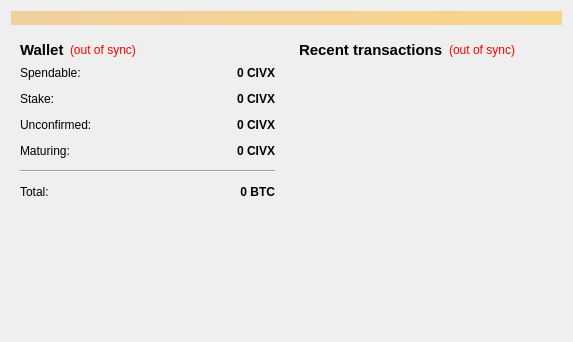
<?xml version="1.0" encoding="UTF-8"?>
<ui version="4.0">
 <class>OverviewPage</class>
 <widget class="QWidget" name="OverviewPage">
  <property name="geometry">
   <rect>
    <x>0</x>
    <y>0</y>
    <width>573</width>
    <height>342</height>
   </rect>
  </property>
  <property name="windowTitle">
   <string>Form</string>
  </property>
  <layout class="QVBoxLayout" name="topLayout">
   <item>
    <widget class="QLabel" name="labelAlerts">
     <property name="visible">
      <bool>false</bool>
     </property>
     <property name="styleSheet">
      <string notr="true">background-color: qlineargradient(x1: 0, y1: 0, x2: 1, y2: 0, stop:0 #F0D0A0, stop:1 #F8D488);  color:#000000
</string>
     </property>
     <property name="wordWrap">
      <bool>true</bool>
     </property>
     <property name="margin">
      <number>3</number>
     </property>
    </widget>
   </item>
   <item>
    <layout class="QHBoxLayout" name="horizontalLayout" stretch="1,1">
     <item>
      <layout class="QVBoxLayout" name="verticalLayout_2">
       <item>
        <widget class="QWidget" name="widget" native="true">
         <layout class="QVBoxLayout" name="verticalLayout_4">
          <item>
           <layout class="QHBoxLayout" name="horizontalLayout_4">
            <item>
             <widget class="QLabel" name="label_5">
              <property name="font">
               <font>
                <pointsize>11</pointsize>
                <weight>75</weight>
                <bold>true</bold>
               </font>
              </property>
              <property name="text">
               <string>Wallet</string>
              </property>
             </widget>
            </item>
            <item>
             <widget class="QLabel" name="labelWalletStatus">
              <property name="toolTip">
               <string>The displayed information may be out of date. Your wallet automatically synchronizes with the CivX network after a connection is established, but this process has not completed yet.</string>
              </property>
              <property name="styleSheet">
               <string notr="true">QLabel { color: red; }</string>
              </property>
              <property name="text">
               <string notr="true">(out of sync)</string>
              </property>
              <property name="alignment">
               <set>Qt::AlignLeading|Qt::AlignLeft|Qt::AlignVCenter</set>
              </property>
             </widget>
            </item>
            <item>
             <spacer name="horizontalSpacer_2">
              <property name="orientation">
               <enum>Qt::Horizontal</enum>
              </property>
              <property name="sizeHint" stdset="0">
               <size>
                <width>40</width>
                <height>20</height>
               </size>
              </property>
             </spacer>
            </item>
           </layout>
          </item>
          <item>
           <layout class="QFormLayout" name="formLayout_2">
            <property name="fieldGrowthPolicy">
             <enum>QFormLayout::AllNonFixedFieldsGrow</enum>
            </property>
            <property name="horizontalSpacing">
             <number>12</number>
            </property>
            <property name="verticalSpacing">
             <number>12</number>
            </property>
            <item row="0" column="0">
             <widget class="QLabel" name="label">
              <property name="text">
               <string>Spendable:</string>
              </property>
             </widget>
            </item>
            <item row="0" column="1">
             <widget class="QLabel" name="labelBalance">
              <property name="font">
               <font>
                <weight>75</weight>
                <bold>true</bold>
               </font>
              </property>
              <property name="cursor">
               <cursorShape>IBeamCursor</cursorShape>
              </property>
              <property name="toolTip">
               <string>Your current spendable balance</string>
              </property>
              <property name="text">
               <string notr="true">0 CIVX</string>
              </property>
              <property name="alignment">
               <set>Qt::AlignRight|Qt::AlignTrailing|Qt::AlignVCenter</set>
              </property>
              <property name="textInteractionFlags">
               <set>Qt::LinksAccessibleByMouse|Qt::TextSelectableByKeyboard|Qt::TextSelectableByMouse</set>
              </property>
             </widget>
            </item>
            <item row="1" column="0">
             <widget class="QLabel" name="label_6">
              <property name="text">
               <string>Stake:</string>
              </property>
             </widget>
            </item>
            <item row="1" column="1">
             <widget class="QLabel" name="labelStake">
              <property name="font">
               <font>
                <weight>75</weight>
                <bold>true</bold>
               </font>
              </property>
              <property name="cursor">
               <cursorShape>IBeamCursor</cursorShape>
              </property>
              <property name="toolTip">
               <string>Total of tokens that was staked, and do not yet count toward the current balance</string>
              </property>
              <property name="text">
               <string notr="true">0 CIVX</string>
              </property>
              <property name="alignment">
               <set>Qt::AlignRight|Qt::AlignTrailing|Qt::AlignVCenter</set>
              </property>
              <property name="textInteractionFlags">
               <set>Qt::LinksAccessibleByMouse|Qt::TextSelectableByKeyboard|Qt::TextSelectableByMouse</set>
              </property>
             </widget>
            </item>
            <item row="2" column="0">
             <widget class="QLabel" name="label_3">
              <property name="text">
               <string>Unconfirmed:</string>
              </property>
             </widget>
            </item>
            <item row="2" column="1">
             <widget class="QLabel" name="labelUnconfirmed">
              <property name="font">
               <font>
                <weight>75</weight>
                <bold>true</bold>
               </font>
              </property>
              <property name="cursor">
               <cursorShape>IBeamCursor</cursorShape>
              </property>
              <property name="toolTip">
               <string>Total of transactions that have yet to be confirmed, and do not yet count toward the current balance</string>
              </property>
              <property name="text">
               <string notr="true">0 CIVX</string>
              </property>
              <property name="alignment">
               <set>Qt::AlignRight|Qt::AlignTrailing|Qt::AlignVCenter</set>
              </property>
              <property name="textInteractionFlags">
               <set>Qt::LinksAccessibleByMouse|Qt::TextSelectableByKeyboard|Qt::TextSelectableByMouse</set>
              </property>
             </widget>
            </item>
            <item row="3" column="0">
             <widget class="QLabel" name="labelImmatureText">
              <property name="text">
               <string>Maturing:</string>
              </property>
             </widget>
            </item>
            <item row="3" column="1">
             <widget class="QLabel" name="labelImmature">
              <property name="font">
               <font>
                <weight>75</weight>
                <bold>true</bold>
               </font>
              </property>
              <property name="toolTip">
               <string>Mined balance that has not yet matured</string>
              </property>
              <property name="text">
               <string notr="true">0 CIVX</string>
              </property>
              <property name="alignment">
               <set>Qt::AlignRight|Qt::AlignTrailing|Qt::AlignVCenter</set>
              </property>
              <property name="textInteractionFlags">
               <set>Qt::LinksAccessibleByMouse|Qt::TextSelectableByKeyboard|Qt::TextSelectableByMouse</set>
              </property>
             </widget>
            </item>
            <item row="4" column="0" colspan="2">
             <widget class="Line" name="line">
              <property name="orientation">
               <enum>Qt::Horizontal</enum>
              </property>
             </widget>
            </item>
            <item row="5" column="0">
             <widget class="QLabel" name="labelTotalText">
              <property name="text">
               <string>Total:</string>
              </property>
             </widget>
            </item>
            <item row="5" column="1">
             <widget class="QLabel" name="labelTotal">
              <property name="font">
               <font>
                <weight>75</weight>
                <bold>true</bold>
               </font>
              </property>
              <property name="cursor">
               <cursorShape>IBeamCursor</cursorShape>
              </property>
              <property name="toolTip">
               <string>Your current total balance</string>
              </property>
              <property name="text">
               <string notr="true">0 BTC</string>
              </property>
              <property name="alignment">
               <set>Qt::AlignRight|Qt::AlignTrailing|Qt::AlignVCenter</set>
              </property>
              <property name="textInteractionFlags">
               <set>Qt::LinksAccessibleByMouse|Qt::TextSelectableByKeyboard|Qt::TextSelectableByMouse</set>
              </property>
             </widget>
            </item>
           </layout>
          </item>
         </layout>
        </widget>
       </item>
       <item>
        <spacer name="verticalSpacer">
         <property name="orientation">
          <enum>Qt::Vertical</enum>
         </property>
         <property name="sizeHint" stdset="0">
          <size>
           <width>20</width>
           <height>40</height>
          </size>
         </property>
        </spacer>
       </item>
      </layout>
     </item>
     <item>
      <layout class="QVBoxLayout" name="verticalLayout_3">
       <item>
        <widget class="QWidget" name="widget_2" native="true">
         <layout class="QVBoxLayout" name="verticalLayout">
          <item>
           <layout class="QHBoxLayout" name="horizontalLayout_2">
            <item>
             <widget class="QLabel" name="label_4">
              <property name="font">
               <font>
                <pointsize>11</pointsize>
                <weight>75</weight>
                <bold>true</bold>
               </font>
              </property>
              <property name="text">
               <string>&lt;b&gt;Recent transactions&lt;/b&gt;</string>
              </property>
             </widget>
            </item>
            <item>
             <widget class="QLabel" name="labelTransactionsStatus">
              <property name="toolTip">
               <string>The displayed information may be out of date. Your wallet automatically synchronizes with the CivX network after a connection is established, but this process has not completed yet.</string>
              </property>
              <property name="styleSheet">
               <string notr="true">QLabel { color: red; }</string>
              </property>
              <property name="text">
               <string notr="true">(out of sync)</string>
              </property>
              <property name="alignment">
               <set>Qt::AlignRight|Qt::AlignTrailing|Qt::AlignVCenter</set>
              </property>
             </widget>
            </item>
            <item>
             <spacer name="horizontalSpacer">
              <property name="orientation">
               <enum>Qt::Horizontal</enum>
              </property>
              <property name="sizeHint" stdset="0">
               <size>
                <width>40</width>
                <height>20</height>
               </size>
              </property>
             </spacer>
            </item>
           </layout>
          </item>
          <item>
           <widget class="QListView" name="listTransactions">
            <property name="styleSheet">
             <string notr="true">QListView { background: transparent; }</string>
            </property>
            <property name="frameShape">
             <enum>QFrame::NoFrame</enum>
            </property>
            <property name="verticalScrollBarPolicy">
             <enum>Qt::ScrollBarAlwaysOff</enum>
            </property>
            <property name="horizontalScrollBarPolicy">
             <enum>Qt::ScrollBarAlwaysOff</enum>
            </property>
            <property name="selectionMode">
             <enum>QAbstractItemView::NoSelection</enum>
            </property>
           </widget>
          </item>
         </layout>
        </widget>
       </item>
      </layout>
     </item>
    </layout>
   </item>
  </layout>
 </widget>
 <resources/>
 <connections/>
</ui>
